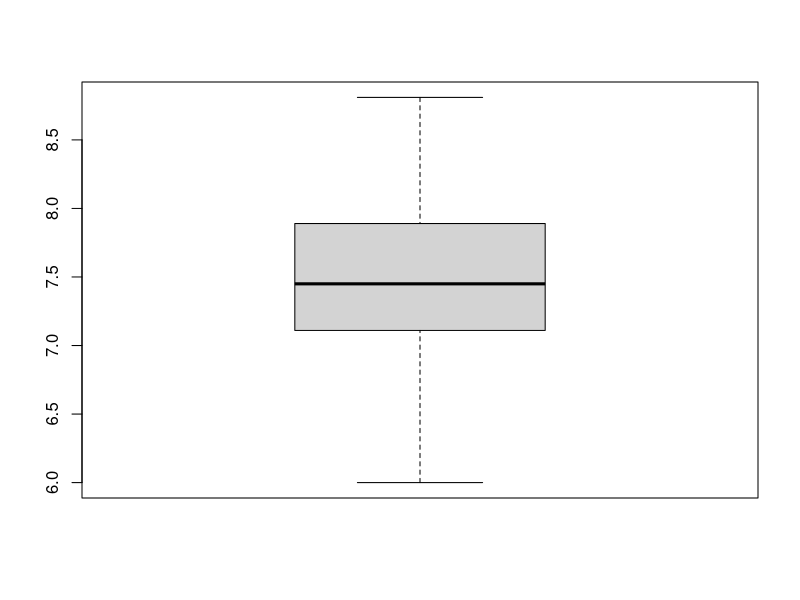

The R script that drew this image:
agua = read.csv("agua.csv", sep = ";", header = TRUE)

#head(agua)
#str(agua)
#View(agua)
#print(agua)

#criar vertor prim coluna

periodo <- agua[,1]


#segun coluna

dta <- agua[,2]

#terceira coluna

medidor <- agua[,3]
medidor <- as.numeric(medidor)

#mostra as posições com ruim
medidor_Out <- (medidor < 6)
#mostra somente as posições com ruido
posRuido <- which(medidor_Out)
#print(posRuido)

medidor_semRuido <- as.data.frame(medidor[-posRuido])

#print(medidor_semRuido)

boxplot(medidor_semRuido)


#tramento dos valores NA

medidor_Na <- is.na(medidor)
posNa <- which(medidor_Na)
medidor_SemNa <- as.data.frame(medidor[-posRuido])

print(medidor_SemNa)

write.table(medidor_SemNa, file="aguaSemRuidoNa.csv", sep=",")
